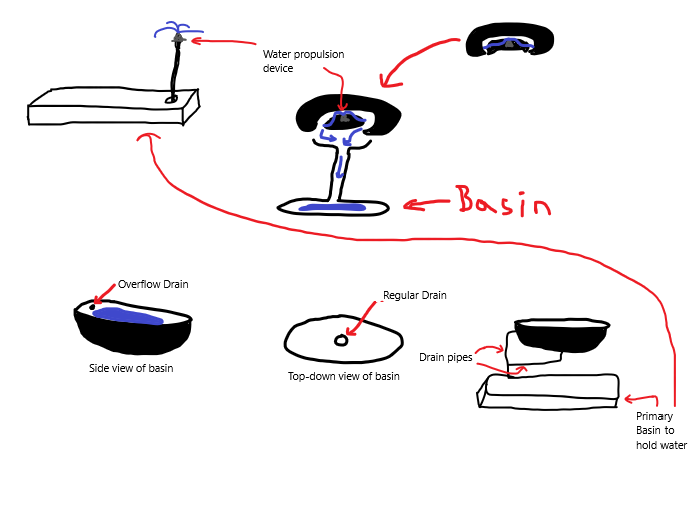
#> input picture photo1.png, 696 x 516 px, given in place of the camera
$ python altmain.py
#> lines starting #> are read from the running program, lines starting #| are printed output that depends on the picture
import cv2 as cv
import numpy as np
import matplotlib.pyplot as plt
import imutils
import time

#load and preprocess the image
def load_and_preprocess_frame(frame):
    captured_frame = cv.imread(frame) #static image from camera upon motion detection
    resized_frame = cv.resize(captured_frame, (1280, 720)) #resize images from camera for model to read
    gray_frame = cv.cvtColor(resized_frame, cv.COLOR_BGR2GRAY) #convert from bgr to rgb to ensure expected format is correct
    return resized_frame, gray_frame

# [100 lines of commented-out code are left out]
def subtract_images(img1, img2):
    diff = cv.absdiff(img1, img2)
    _, thresh = cv.threshold(diff, 85, 255, cv.THRESH_BINARY)
    return diff, thresh

camera = cv.VideoCapture(0)
# fps = camera.get(cv.CAP_PROP_FPS)
time.sleep(1) #give the camera time to turn on
static_frame = None

while True:
    success, frame = camera.read()
#> frame is the input picture: shape (516, 696, 3); mean B, G, R 240.4, 239.6, 241.7

    if (success == True):
        # frame, gray_frame = load_and_preprocess_frame(frame)
        frame = cv.resize(frame, (1280, 720))
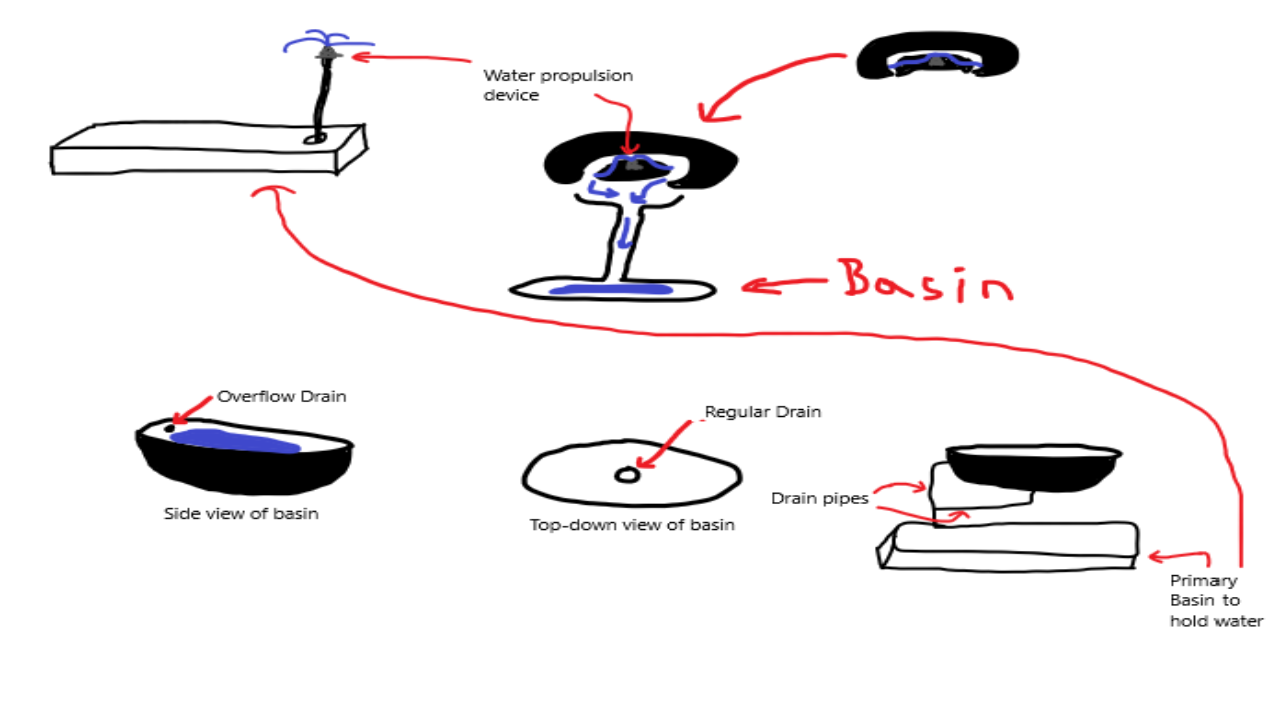
#> frame: shape (720, 1280, 3); mean B, G, R 240.4, 239.6, 241.7
        gray_frame = cv.cvtColor(frame, cv.COLOR_BGR2GRAY)
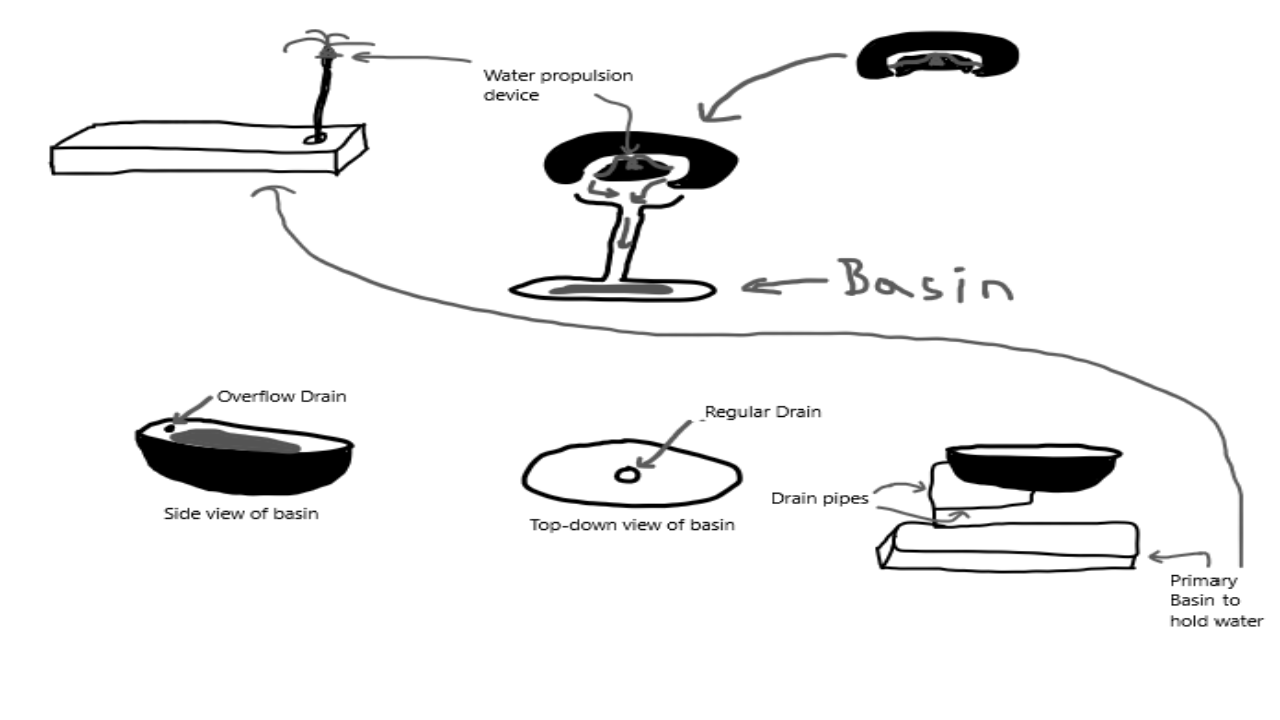
#> gray_frame: shape (720, 1280); min 0, max 255, mean 240.3
        gray_frame = cv.GaussianBlur(gray_frame, (21, 21), 0)
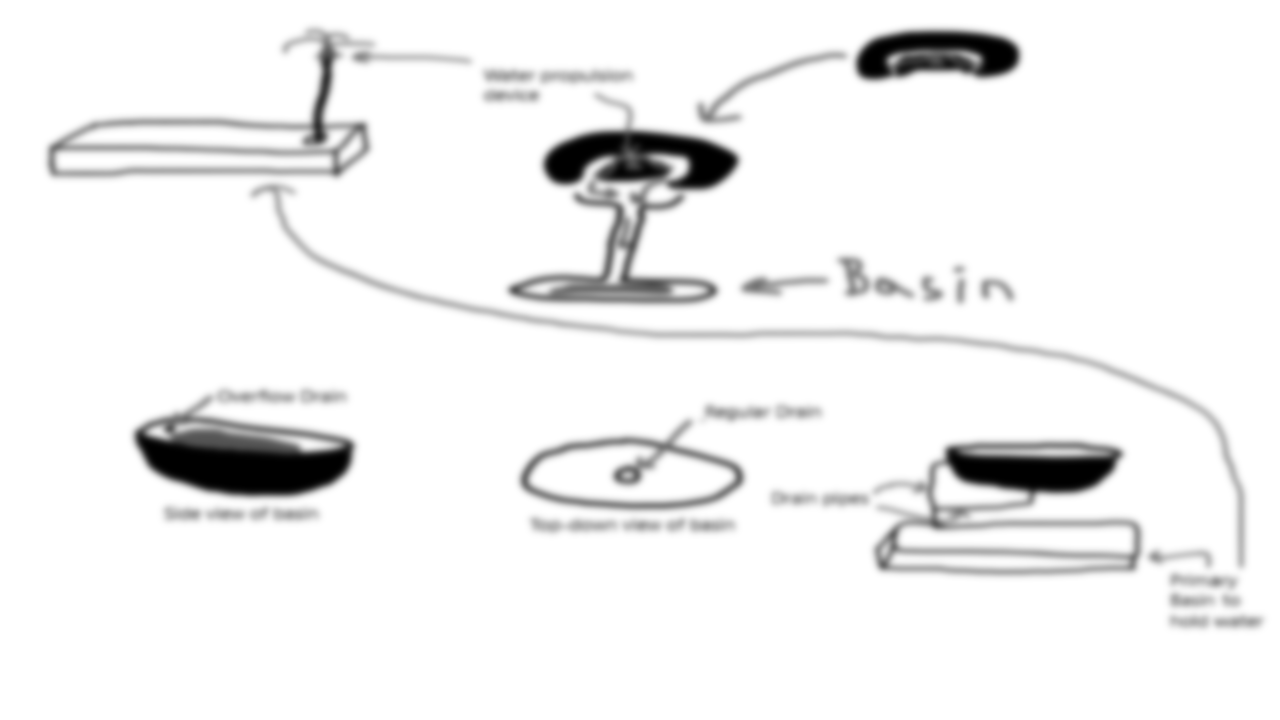
#> gray_frame: shape (720, 1280); min 0, max 255, mean 240.3

        if (static_frame is None):
            static_frame = gray_frame #first frame of webcam is the static frame
            continue

        diff, thresh = subtract_images(static_frame, gray_frame)
        kernel = cv.getStructuringElement(cv.MORPH_ELLIPSE, (35, 35))
        dilated_image = cv.dilate(thresh, kernel, iterations=3)
        dilated_image = cv.morphologyEx(dilated_image, cv.MORPH_CLOSE, kernel, iterations=2)
        # dilated_image = cv.dilate(thresh, None, iterations=2)

        contours = cv.findContours(dilated_image.copy(), cv.RETR_EXTERNAL, cv.CHAIN_APPROX_SIMPLE)
        contours = imutils.grab_contours(contours) #normalize the contours

        #iterate through the contours
        # boxes = []
        contours = [c for c in contours if cv.contourArea(c) >= 2000]

        # merged_contours = merge_contours_by_mask(contours, frame.shape)

        for c in contours:
            if (cv.contourArea(c) < 2000):
                continue
            #else, get the bounding box coordinates
            # boxes.append(cv.boundingRect(c))
        # for (x, y, w, h) in merge_boxes(boxes):
        #     cv.rectangle(frame, (x, y), (x+w, y+h), (0, 255, 0), 2)

            (x, y, w, h) = cv.boundingRect(c)
            cv.rectangle(frame, (x,y), (x+w, y+h), (0, 255, 0), 2)

        cv.imshow("Motion Detection", frame)

        if (cv.waitKey(1) & 0xFF != 255):
            break
        time.sleep(0.05)

$ run again, on photo2.png
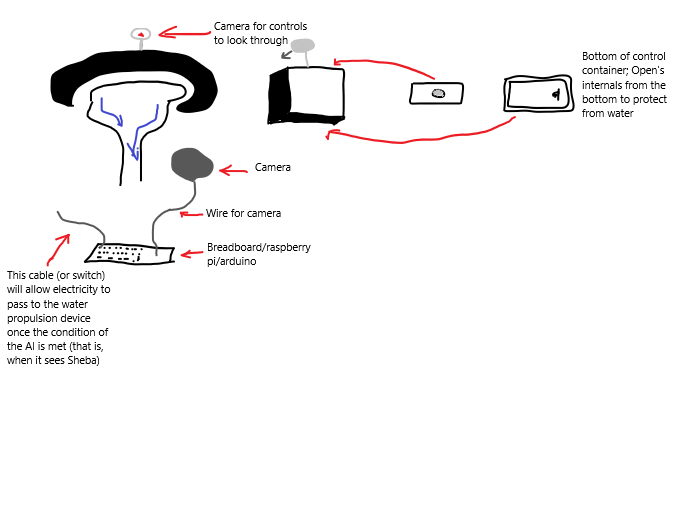
#> input picture photo2.png, 696 x 516 px, given in place of the camera
#> frame is the input picture: shape (516, 696, 3); mean B, G, R 244.9, 244.8, 245.5
#> `frame = cv.resize(frame, (1280, 720))`:
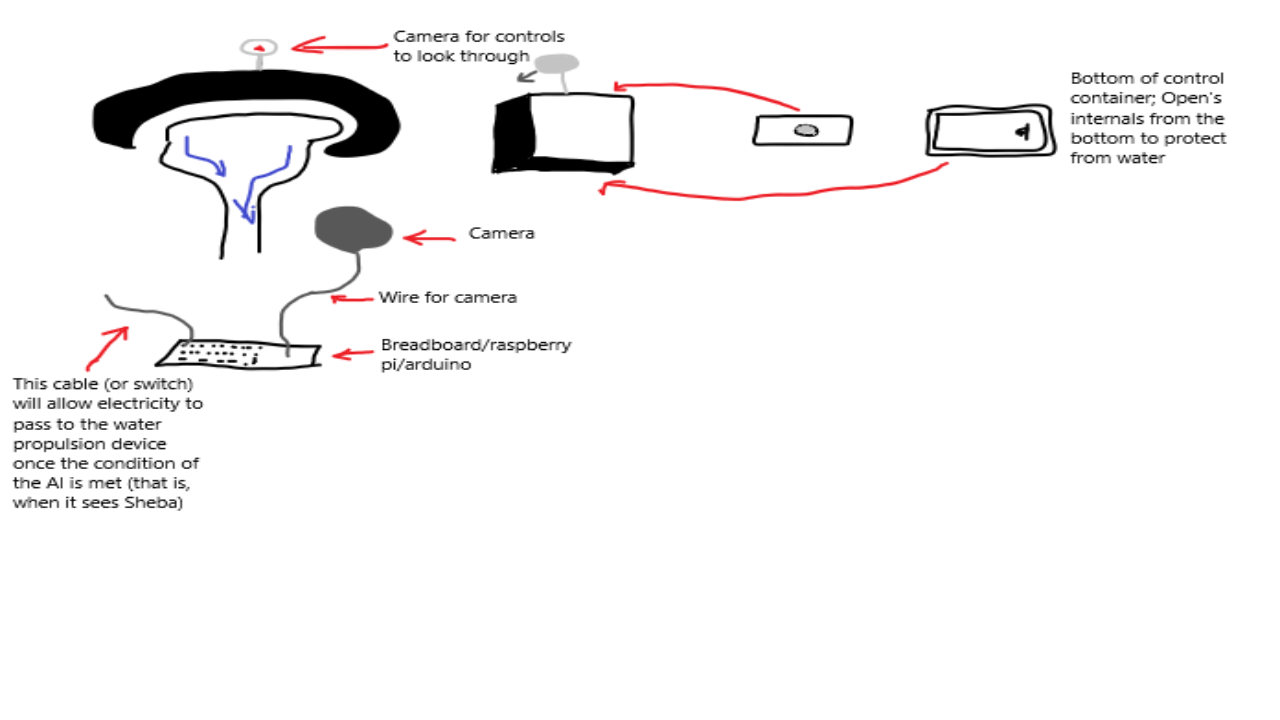
#> frame: shape (720, 1280, 3); mean B, G, R 244.9, 244.8, 245.5
#> `gray_frame = cv.GaussianBlur(gray_frame, (21, 21), 0)`:
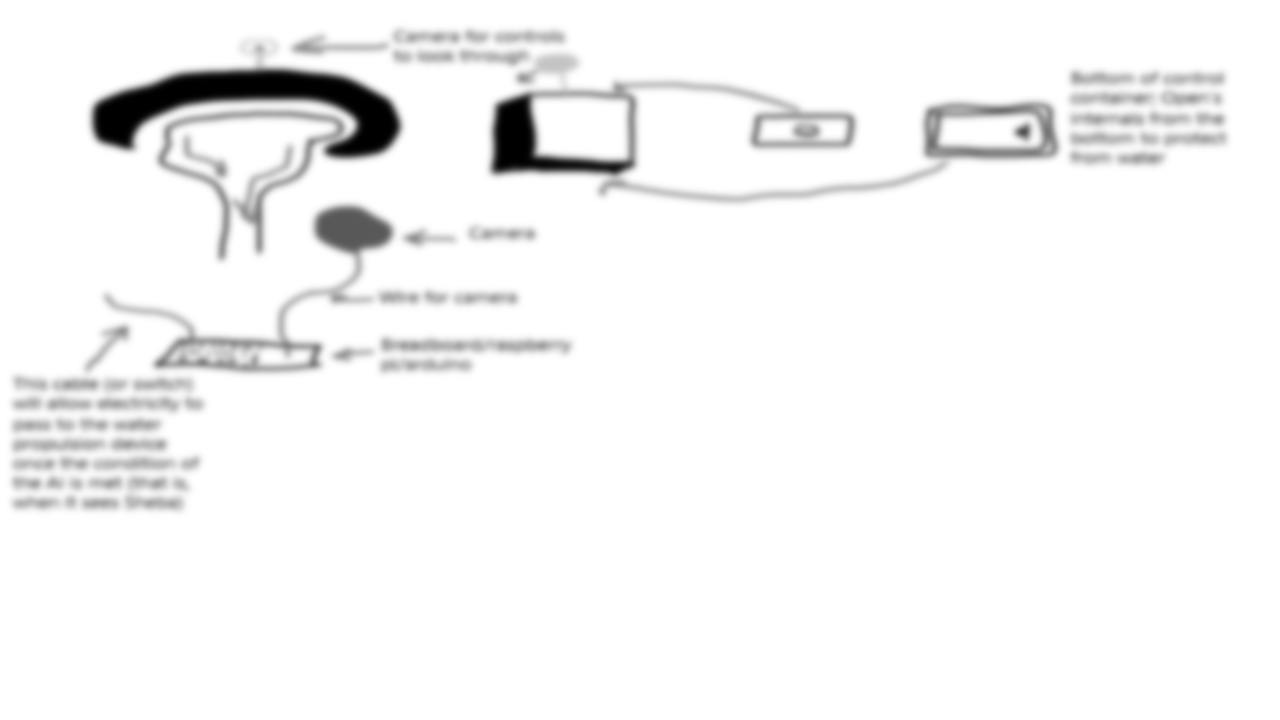
#> gray_frame: shape (720, 1280); min 0, max 255, mean 245
